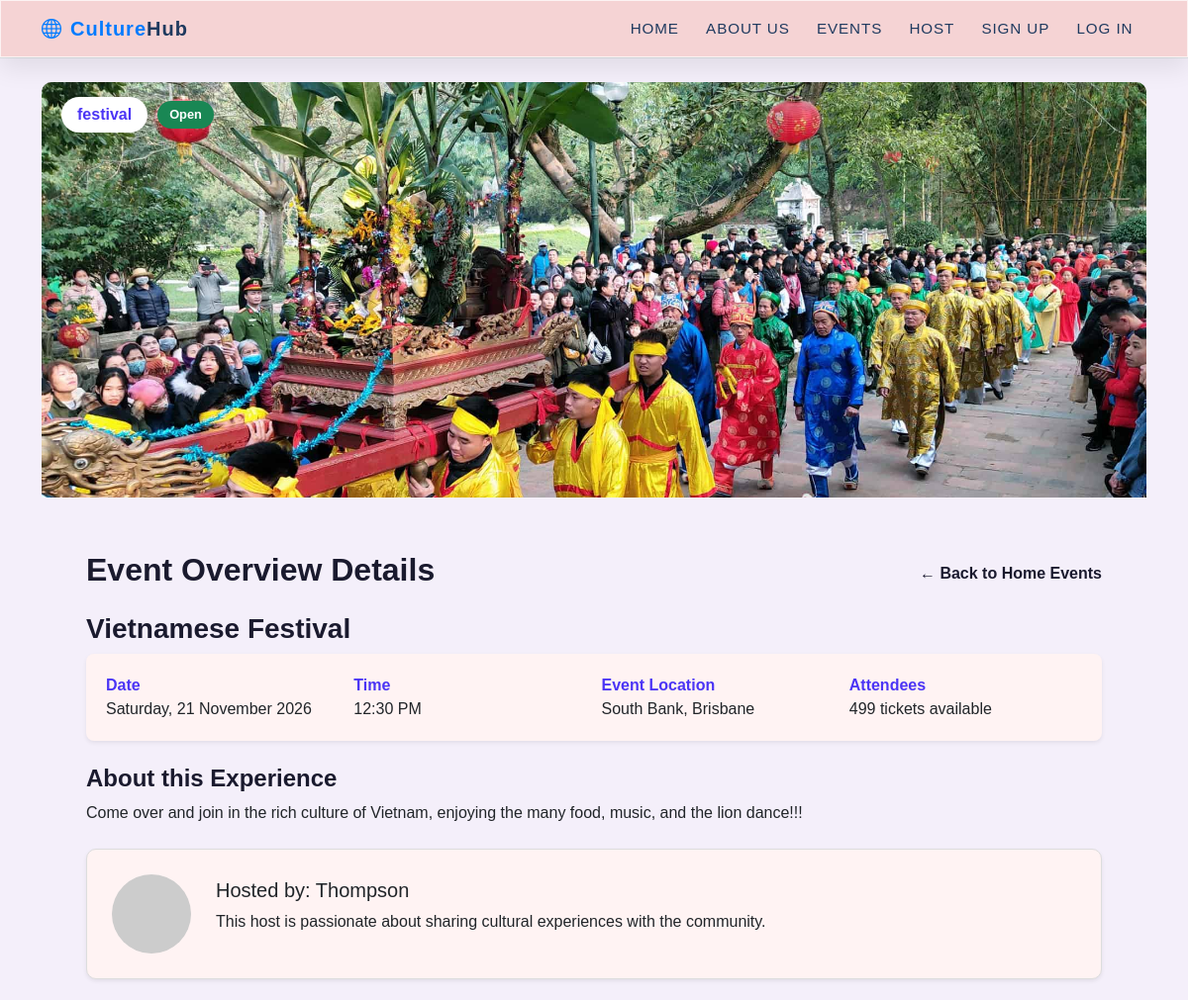
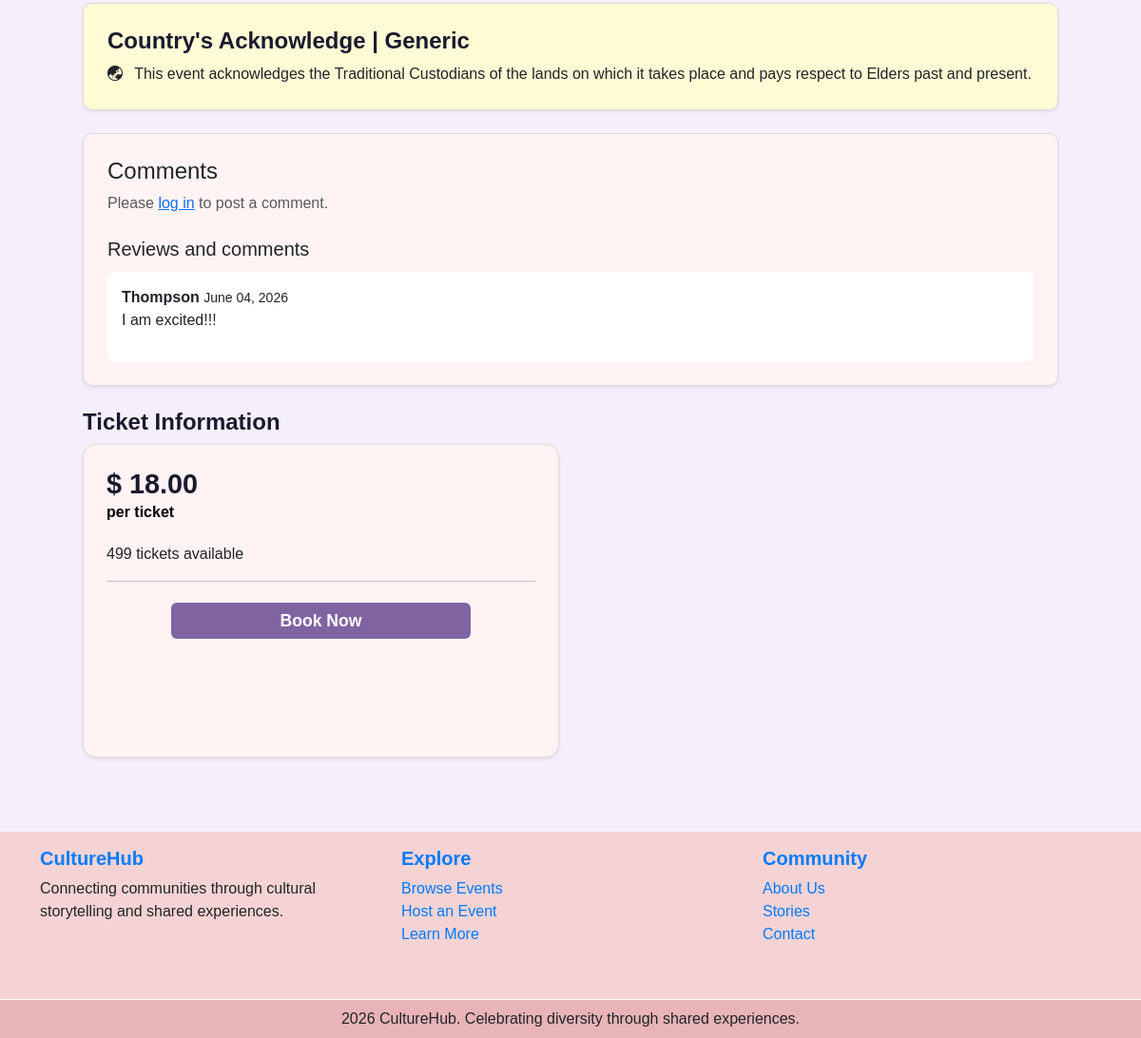
Screenshot of /event/1 with the database file from the repository (2 pictures, top to bottom).
### culturehub/models.py (models this page shows)
class Event(db.Model):
    id = db.Column(db.Integer, primary_key=True)
    name = db.Column(db.String(100), nullable=False)
    category = db.Column(db.String(50), nullable=False)
    date = db.Column(db.DateTime, nullable=False)
    location = db.Column(db.String(255), nullable=False)
    description = db.Column(db.Text, nullable=False)
    image = db.Column(db.String(255))
    status = db.Column(db.String(20), default='Open')
    tickets_available = db.Column(db.Integer, nullable=False)
    price = db.Column(db.Float, nullable=False)
    acknowledgement  = db.Column(db.String(20), default='none')
    acknowledgement_text = db.Column(db.Text, nullable=True)
    user_id = db.Column(db.Integer, db.ForeignKey('user.id'), nullable=False)
    comments = db.relationship('Comment', backref='event', lazy=True)
    orders = db.relationship('Order', backref='event', lazy=True)

class User(db.Model, UserMixin):
    id = db.Column(db.Integer, primary_key=True)
    name = db.Column(db.String(100), unique=True, nullable=False)
    email = db.Column(db.String(150), unique=True, nullable=False)
    phone = db.Column(db.String(20), nullable=False)
    address = db.Column(db.String(255), nullable=False)
    password_hash = db.Column(db.String(255), nullable=False)
    profile_image = db.Column(db.String(255), nullable=True)
    events = db.relationship('Event', backref='user', lazy=True)
    comments = db.relationship('Comment', backref='user', lazy=True)
    orders = db.relationship('Order', backref='user', lazy=True)
    bio = db.Column(db.Text, nullable=True)  # Optional field for user biography
    language = db.Column(db.String(255), nullable=True)  # Optional field for user's preferred language
    cultural_interests = db.Column(db.String(255), nullable=True)  # Optional field for user's cultural interests
    created_at = db.Column(db.DateTime, default=datetime.now)  # Timestamp for when the user account was created

class Comment(db.Model):
    id = db.Column(db.Integer, primary_key=True)
    content = db.Column(db.String(255), nullable=False)
    date = db.Column(db.DateTime, default=datetime.now)
    user_id = db.Column(db.Integer, db.ForeignKey('user.id'), nullable=False)
    event_id = db.Column(db.Integer, db.ForeignKey('event.id'), nullable=False)

### culturehub/views.py (the view, shortened to what this page needs)
@main_bp.route('/event/<int:event_id>', methods=['GET', 'POST'])
def event_detail(event_id):
    event = db.session.get(Event, event_id)
    form = BookingForm()
    comments = Comment.query.filter_by(event_id=event_id).all()
    return render_template('events/event-detail.html', event=event, form=form, comments=comments)

### culturehub/templates/events/event-detail.html (shortened to what this page needs)
{% extends "base.html" %}
{% block content %}
<div class="container event-detail-page my-4">
    <section class="event-detail-hero">
        <img src="{{ url_for('static', filename='images/' + event.image) if event.image else 'https://placehold.co/1200x450' }}"
            alt="{{ event.name }}">
        <div class="event-badges">
            <span class="event-category-badge">{{ event.category }}</span>
            <span class="detail-status-badge status-{{ event.status | lower | replace(' ', '-') }}">{{ event.status }}</span>
        </div>
    </section>
    <section class="event-detail-content my-4">
        <div class="d-flex justify-content-between align-items-center mb-3">
            <h2 class="section-title">Event Overview Details</h2>
            <a href="{{ url_for('main.index') }}#events" class="back-link">
                ← Back to Home Events
            </a>
        </div>
        <h3 class="event-detail-title">{{ event.name }}</h3>
        <div class="event-info-card shadow-sm">
            <div>
                <strong>Date</strong><br>
                {{ event.date.strftime("%A, %d %B %Y") }}
            </div>
            <div>
                <strong>Time</strong><br>
                {{ event.date.strftime("%I:%M %p") }}
            </div>
            <div>
                <strong>Event Location</strong><br>
                {{ event.location }}
            </div>
            <div>
                <strong>Attendees</strong><br>
                {{ event.tickets_available }} tickets available
            </div>
        </div>
        <h4 class="section-title mt-4">About this Experience</h4>
        <p>{{ event.description }}</p>
        <div class="host-detail-card shadow-sm mt-4">
            <img src="{{ url_for('static', filename='profile_pics/' + event.user.profile_image) if event.user.profile_image else 'https://placehold.co/80x80' }}"
                alt="Host photo">
            <div>
                <h5>Hosted by: {{ event.user.name }}</h5>
                <p>
                    {{ event.user.bio or "This host is passionate about sharing cultural experiences with the
                    community." }}
                </p>
            </div>
        </div>
      {% if event.acknowledgement and event.acknowledgement != 'none' %}
      <div class="acknowledgement-card shadow-sm mt-4">
        <h4>Country's Acknowledge | {{ event.acknowledgement|capitalize }}</h4>
        <i class="bi bi-globe-asia-australia me-2"></i>
        {% if event.acknowledgement == 'generic' %}
          This event acknowledges the Traditional Custodians of the lands on which it takes place and pays respect to Elders past and present.
        {% endif %}
      </div>
      {% endif %}
        <section class="comments-card shadow-sm mt-4">
            <h4>Comments</h4>
        {% if current_user.is_authenticated %}
            <form method="POST">
                {{ form.hidden_tag() }}
                <textarea class="form-control mb-3" name="comment" rows="4"
                    placeholder="Share your thoughts about this event..."></textarea>
                <button type="submit" class="btn btn-primary">Post Comments</button>
            </form>
        {% else %}
            <p class="text-muted">Please <a href="{{ url_for('auth.login') }}">log in</a> to post a comment.</p>
        {% endif %}
            <h5 class="mt-4">Reviews and comments</h5>
            {% if comments %}
            {% for comment in comments %}
            <div class="comment-item">
                <strong>{{ comment.user.name }}</strong>
                <small>{{ comment.date.strftime("%B %d, %Y") }}</small>
                <p>{{ comment.content }}</p>
            </div>
            {% endfor %}
            {% else %}
            <p class="text-muted">No comments yet.</p>
            {% endif %}
        </section>
        <div class="row mt-4">
            <div class="col-md-6 mb-4">
                <h4 class="section-title">Ticket Information</h4>
                <div class="ticket-card ticket-booking-card shadow-sm">
                    <h3 class="ticket-price">
                        $ {{ "%.2f"|format(event.price) }}
                    </h3>
                    <p class="ticket-subtitle">per ticket</p>
                    <p>{{ event.tickets_available }} tickets available</p>
                    <hr>
                    {% if event.status == 'Sold Out' or event.tickets_available == 0 %}
                        <button class="btn btn-secondary book-now-btn" disabled>Sold Out</button>
                    {% elif event.status == 'Cancelled' %}
                        <button class="btn btn-danger book-now-btn" disabled>Cancelled</button>
                    {% elif event.status == 'Inactive' %}
                        <button class="btn btn-secondary book-now-btn" disabled>Event Ended</button>
                    {% else %}
                        <button type="button" class="btn btn-primary book-now-btn" data-bs-toggle="modal"
                            data-bs-target="#confirmBookingModal">
                            Book Now
                        </button>
                    {% endif %}
                </div>
            </div>
        </div>
    </section>
</div>
{% endblock %}

### culturehub/templates/base.html (shortened to what this page needs)
<!doctype html>
<html lang="en">
<head>
    <link href="https://cdn.jsdelivr.net/npm/bootstrap@5.3.2/dist/css/bootstrap.min.css" rel="stylesheet">
    <link rel="stylesheet" href="https://cdn.jsdelivr.net/npm/bootstrap-icons@1.11.3/font/bootstrap-icons.css">
    <link rel="stylesheet" href="{{ url_for('static', filename='style/stylesheet.css') }}">
</head>
<body>
   <header class="border-bottom">
      <nav class="navbar navbar-expand-lg navbar-light">
         <div class="container">
            <a href="{{ url_for('main.index') }}" class="navbar-brand">
                <i class="bi bi-globe me-2"></i>Culture<span class="brand-accent">Hub</span>
            </a>
            <div class="collapse navbar-collapse justify-content-end" id="navbarSupportedContent">
               <div class="navbar-nav ms-auto">
                  <a class="nav-item nav-link {% if request.endpoint == 'main.index' %}active{% endif %}" href="{{ url_for('main.index') }}">Home</a>
                  <a class="nav-item nav-link {% if request.endpoint == 'main.about' %}active{% endif %}" href="{{ url_for('main.about') }}">About Us</a>
                  <a class="nav-item nav-link" href="{{ url_for('main.index') }}#events">Events</a>
                  <a class="nav-item nav-link {% if request.endpoint == 'main.create_event' %}active{% endif %}" href="{{ url_for('main.create_event') }}">Host</a>
                  {% if current_user.is_authenticated %}
                    <a class="nav-item nav-link {% if request.endpoint == 'main.profile' %}active{% endif %}" href="{{ url_for('main.profile') }}">Profile</a>
                    <a class="nav-item nav-link {% if request.endpoint == 'auth.logout' %}active{% endif %}" href="{{ url_for('auth.logout') }}">Log Out</a>
                  {% else %}
                    <a class="nav-item nav-link {% if request.endpoint == 'auth.register' %}active{% endif %}" href="{{ url_for('auth.register') }}">Sign Up</a>
                    <a class="nav-item nav-link {% if request.endpoint == 'auth.login' %}active{% endif %}" href="{{ url_for('auth.login') }}">Log In</a>
                  {% endif %}
               </div>
            </div>
         </div>
      </nav>
    </header>
    {% block content %}
    {% endblock %}
    <footer class="footer">
        <div class="footer-top py-3">
            <div class="container">
                <div class="row">
                    <div class="col-md-4 mb-4">
                        <h5>CultureHub</h5>
                        <p>Connecting communities through cultural storytelling and shared experiences.</p>
                    </div>
                    <div class="col-md-4 mb-4">
                        <h5>Explore</h5>
                        <ul class="list-unstyled">
                            <li><a href="#events" class="text-decoration-none">Browse Events</a></li>
                            <li><a href="{{ url_for('main.create_event') }}" class="text-decoration-none">Host an Event</a></li>
                            <li><a href="#" class="text-decoration-none">Learn More</a></li>
                        </ul>
                    </div>
                    <div class="col-md-4 mb-4">
                        <h5>Community</h5>
                        <ul class="list-unstyled">
                            <li><a href="{{ url_for('main.about') }}" class="text-decoration-none">About Us</a></li>
                            <li><a href="{{ url_for('main.stories') }}" class="text-decoration-none">Stories</a></li>
                            <li><a href="{{ url_for('main.contact') }}" class="text-decoration-none">Contact</a></li>
                        </ul>
                    </div>
                </div>
            </div>
        </div>
        <div class="footer-bottom text-center py-2">
            <span class="text-dark">2026 CultureHub. Celebrating diversity through shared experiences.</span>
        </div>
    </footer>
</body>
</html>

### culturehub/static/style/stylesheet.css (style rules this page uses)
.btn-primary, .btn-primary:hover, .btn-primary:active, .btn-primary:visited { background-color: #8064A2 !important; border-color: #8064A2 !important; }
.navbar { background-color: #f5d3d4; box-shadow: 0 12px 24px rgba(0, 0, 0, 0.08); border: 1px solid rgba(255, 255, 255, 0.7); }
.navbar-brand { color: #007bff; font-weight: 700; letter-spacing: 0.05em; font-size: 1.25rem; }
.navbar-brand .brand-accent { color: #1f3a5f; }
.navbar .nav-link { color: #1f3a5f; margin: 0 0.35rem; padding: 0.45rem 0.65rem; text-transform: uppercase; font-size: 0.95rem; letter-spacing: 0.06em; transition: color 0.2s ease, transform 0.2s ease; }
.status-open { background: #198754; }
footer { background-color: #f5d3d4; }
.footer-bottom { background-color: #e8b4b8; border-top: 1px solid white; }
.footer-top h5 { color: #007bff; font-weight: bold; }
.footer-top a { color: #007bff; }

### culturehub/templates/events/event-detail.html (style rules this page uses)
.event-detail-hero { position: relative; border-radius: 10px 10px 0 0; overflow: hidden; }
.event-detail-hero img { width: 100%; height: 420px; object-fit: cover; }
.event-badges { position: absolute; top: 15px; left: 20px; display: inline-flex; gap: 10px; align-items: center; }
.event-category-badge, .detail-status-badge { position: static; }
.event-category-badge { background-color: white; color: #4b35f5; padding: 6px 16px; border-radius: 20px; font-weight: bold; }
.detail-status-badge { padding: 4px 12px; border-radius: 20px; font-size: 0.8rem; font-weight: 600; color: white; }
.status-open { background: #198754; }
.event-detail-content { padding: 30px 45px; }
.event-detail-title, .section-title { color: #1a1a2e; font-weight: bold; }
.back-link { color: #1a1a2e; font-weight: bold; text-decoration: none; }
.event-info-card { background-color: #fff3f3; border-radius: 8px; padding: 20px; display: grid; grid-template-columns: repeat(4, 1fr); gap: 15px; }
.event-info-card strong { color: #4b35f5; }
.host-detail-card, .comments-card { background-color: #fff3f3; border-radius: 10px; padding: 25px; border: 1px solid #ddd; }
.host-detail-card { display: flex; align-items: center; gap: 25px; }
.host-detail-card img { width: 80px; height: 80px; border-radius: 50%; object-fit: cover; }
.acknowledgement-card { background-color: #fffbd5; border-radius: 10px; padding: 25px; border: 1px solid #ddd; }
.acknowledgement-card h4 { color: #1a1a2e; font-weight: bold; }
.comment-item { background-color: white; border-radius: 8px; padding: 15px; margin-top: 12px; }
.ticket-card h3 { color: #1a1a2e; font-weight: bold; }
.ticket-card, .location-card { background-color: #fff3f3; min-height: 330px; border-radius: 14px; border: 1px solid #ddd; }
.ticket-booking-card { background-color: #fff3f3; border-radius: 14px; padding: 35px 45px; border: 1px solid #ddd; }
.ticket-booking-card, .location-card { padding: 24px; }
.ticket-price { color: #4b35f5; font-size: 1.8rem; font-weight: bold; margin-bottom: 0; }
.ticket-subtitle { font-size: 1rem; font-weight: bold; color: #000; margin-bottom: 20px; }
.book-now-btn { display: block; width: 70%; margin: 22px auto 0; font-size: 1.1rem; font-weight: bold; background-color: #4b35f5; border: none; }

### rows the page displays
Event: image (picture), category "festival", status "Open", name "Vietnamese Festival", date "Saturday, 21 November 2026", date "12:30 PM", location "South Bank, Brisbane", tickets_available "499", description "Come over and join in the rich culture of Vietnam, enjoying the many food, music, and the lion dance!!!", acknowledgement "Generic", price "18.00"
User: user.name "Thompson", user "This host is passionate about sharing cultural experiences with the community."
Comment: user.name "Thompson", date "June 04, 2026", content "I am excited!!!"
